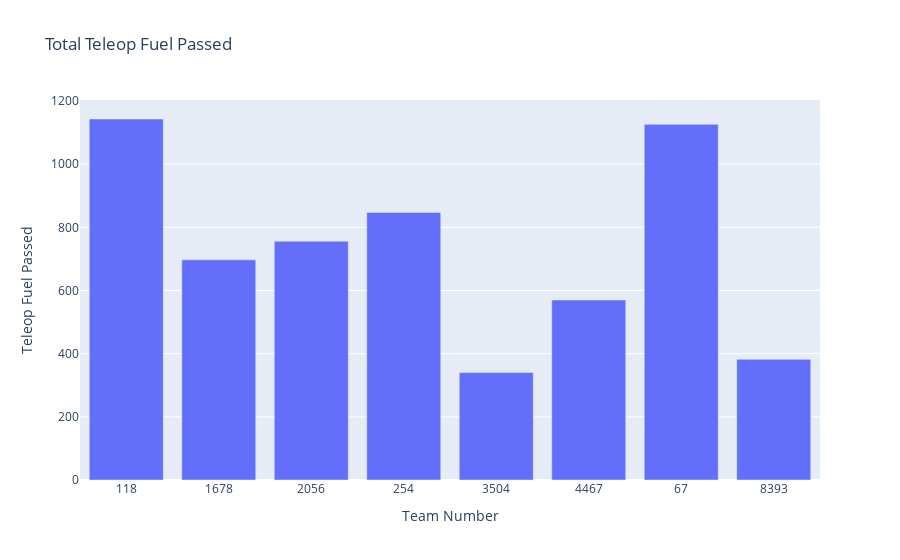

Here is the notebook cell this chart was saved with:
### Code cell
teleop_fuel_passed_df = scouted_data.groupby("Team Number")["Teleop Fuel Passed"].sum().reset_index()
fig = px.bar(teleop_fuel_passed_df, x="Team Number", y="Teleop Fuel Passed", title="Total Teleop Fuel Passed", 
             labels={"Total Teleop Fuel Passed": "total fuel passed"})
fig.show()

### Figure 1 — Plotly figure (JSON) as saved in the notebook; plotly's stock layout.template omitted (floating-point values rounded to 4 significant figures)
{"data": [{"hovertemplate": "Team Number=%{x}<br>Teleop Fuel Passed=%{y}<extra></extra>", "legendgroup": "", "marker": {"color": "#636efa", "pattern": {"shape": ""}}, "name": "", "orientation": "v", "showlegend": false, "textposition": "auto", "type": "bar", "x": ["118", "1678", "2056", "254", "3504", "4467", "67", "8393"], "xaxis": "x", "y": [1143, 697, 756, 847, 340, 570, 1126, 382], "yaxis": "y"}], "layout": {"barmode": "relative", "legend": {"tracegroupgap": 0}, "title": {"text": "Total Teleop Fuel Passed"}, "xaxis": {"anchor": "y", "domain": [0, 1], "title": {"text": "Team Number"}}, "yaxis": {"anchor": "x", "domain": [0, 1], "title": {"text": "Teleop Fuel Passed"}}}}
